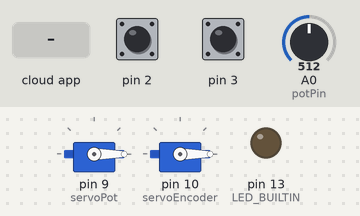
This sketch was run on a simulated Arduino Uno, built with avr-gcc and run on an emulated ATmega328P. Parts: 2 × servo, output pins drawn as LEDs (lit = HIGH). The test bench sets the inputs (shaded band); at power-on: A0 (potPin) = 512, pin 2 HIGH, pin 3 HIGH. The ROS host is connected and sends only what is stated.

Above: at 1.2 s.
1.3 s: the phone or cloud app sets Switch_Mode to 0
At 2.0 s:
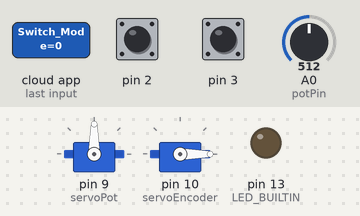
2.8 s: A0 (potPin) set to 716
At 3.1 s:
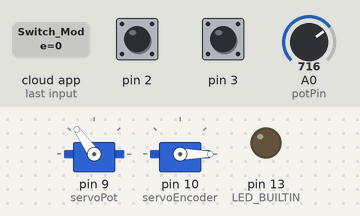
4.3 s: the phone or cloud app sets Switch_Mode to 1
At 5.5 s:
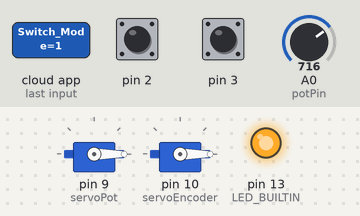
5.8 s: the phone or cloud app sets gui_encoder to 45
At 6.6 s:
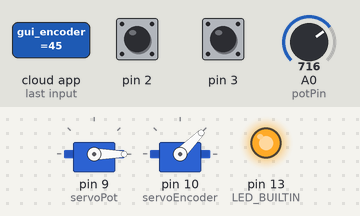
7.3 s: the phone or cloud app sets gui_potentiometer to 45
At 7.8 s:
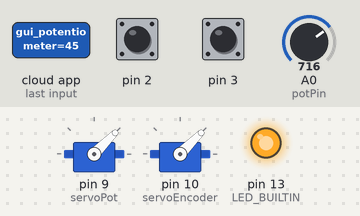
8.8 s: the phone or cloud app sets gui_encoder to 0
At 10.1 s:
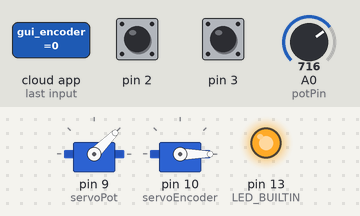
Timing chart, 0 to 11.3 s (numbered marks = the images above; inputs shaded):
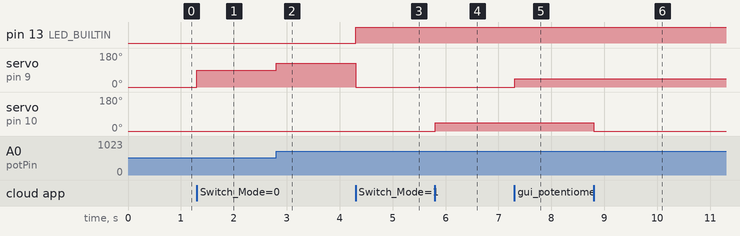

The sketch:

Servo.ino
```cpp
#include <ros.h>
#include <std_msgs/Int16.h>
#include <std_msgs/Bool.h>
#include <Servo.h>


bool Mode = true; //bool
int gui_potentiometer;
int gui_encoder;
int potPin = A0;
int potValue;  // Declare potValue as a global variable
volatile unsigned int temp, counter = 0;
Servo servoEncoder;
Servo servoPot;

void encoderMessageCallback(const std_msgs::Int16& msg) {
   gui_encoder = msg.data;
  //servoEncoder.write(gui_encoder);

}

void potMessageCallback(const std_msgs::Int16& msg) {
  gui_potentiometer = msg.data;
 //servoPot.write(gui_potentiometer);

}

void switchMessageCallback(const std_msgs::Bool& msg) {
  Mode = msg.data;
  if(Mode){
    digitalWrite(LED_BUILTIN, HIGH);
  }
  else{
    digitalWrite(LED_BUILTIN, LOW);
  }

}

ros::NodeHandle nh;

// Define ROS publishers
std_msgs::Int16 encoderPos_msg;
ros::Publisher encoderPosPub("encoder", &encoderPos_msg);
ros::Subscriber<std_msgs::Int16> encoderSub("gui_encoder", &encoderMessageCallback);

std_msgs::Int16 potValue_msg;
ros::Publisher potValuePub("potentiometer", &potValue_msg);
ros::Subscriber<std_msgs::Int16> potSub("gui_potentiometer", &potMessageCallback);

ros::Subscriber<std_msgs::Bool> switchSub("Switch_Mode", &switchMessageCallback);


void setup() {
  //Serial.begin(9600);
  pinMode(LED_BUILTIN, OUTPUT);
  pinMode(potPin, INPUT);
  pinMode(2, INPUT_PULLUP);
  pinMode(3, INPUT_PULLUP);
  attachInterrupt(0, ai0, RISING);
  attachInterrupt(1, ai1, RISING);
  servoPot.attach(9);
  servoEncoder.attach(10);

  nh.initNode();
  nh.advertise(encoderPosPub);
  nh.advertise(potValuePub);
  nh.subscribe(switchSub);
  nh.subscribe(encoderSub);
  nh.subscribe(potSub);
}

void loop() {

  potValue = analogRead(potPin);  // Update potValue
  //Serial.println("hi");
  if (counter != temp) {
    counter = constrain(counter, 0, 180);
    temp = counter;
    if (counter > 180) {
      counter = 180;
    }
    if (counter < 1) {
      counter = 1;
    }
  }
    //////////////////////////////////////////////////////////////////////
     int potentiometerServoAngle = map(potValue, 0, 1023, 0, 180);
    if (!Mode){
      servoEncoder.write(counter);
      servoPot.write(potentiometerServoAngle);
    }
    else{
       servoEncoder.write(gui_encoder);
       servoPot.write(gui_potentiometer);

    }

  encoderPos_msg.data =  counter;
  encoderPosPub.publish(&encoderPos_msg);
  potValue_msg.data  = potentiometerServoAngle ;
  potValuePub.publish(&potValue_msg);
  nh.spinOnce();
  }

void ai0() {
  if (digitalRead(3) == LOW) {
    counter++;
    if (counter > 180) {
      counter = 180;
    }
  }
}

void ai1() {
  if (digitalRead(2) == LOW) {
    counter--;
    if (counter < 1) {
      counter = 1;
    }
  }
}
```

Measured:
- after the input at 1.3 s, servo on pin 9 (servoPot): 0° → 90° at once
- after the input at 2.8 s, servo on pin 9 (servoPot): 90° → 125° at once
- after the input at 4.3 s, pin 13 (LED_BUILTIN): LOW → HIGH at once; servo on pin 9 (servoPot): 125° → 0° at once
- after the input at 5.8 s, servo on pin 10 (servoEncoder): 0° → 45° at once
- after the input at 7.3 s, servo on pin 9 (servoPot): 0° → 45° at once
- after the input at 8.8 s, servo on pin 10 (servoEncoder): 45° → 0° at once
